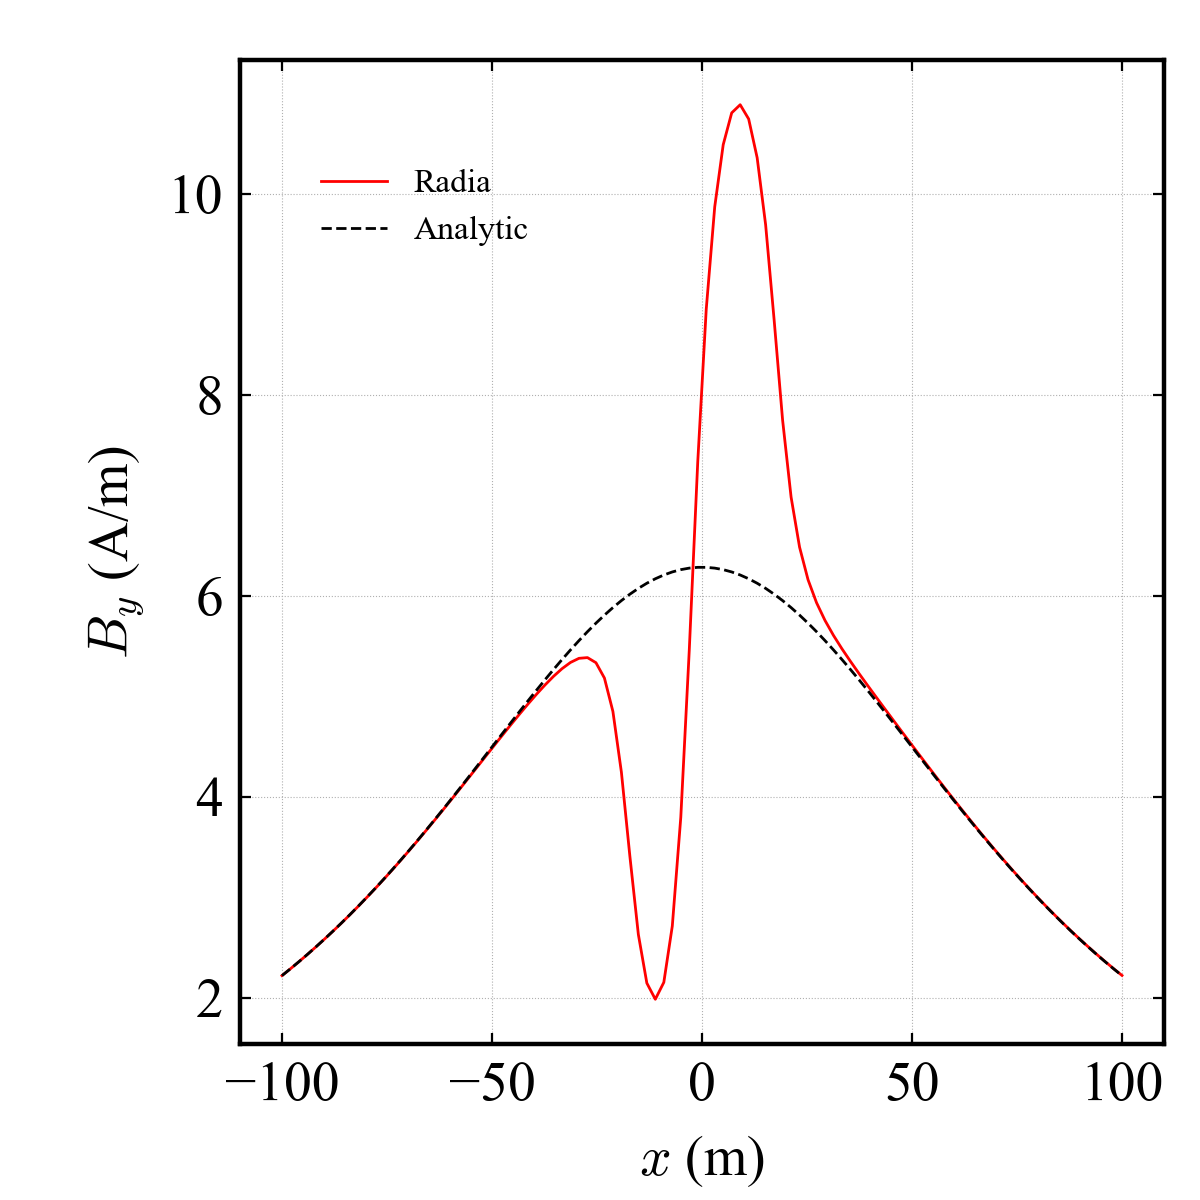

Reproduce this figure in Python.
import os, sys
import radia as rad
from numpy import *
os.system('taskkill.exe /f /im i_view64.exe')

p = []
p.append(rad.ObjArcCur([0,0,0], [95, 105], [0,2*pi], 10, 36, 1e6/10/10, "man"))
g1 = rad.ObjCnt(p)

##rad.TrfZerPara(g, [0,0,0], [1,0,0])
#rad.TrfZerPerp(g, [0,0,0], [1,0,0])
#rad.TrfZerPerp(g, [0,0,0], [0,1,0])
#rad.ObjDrwOpenGL(g)

M = [0,0,0]
g2 = rad.ObjRecMag( [0,0,0], [10,10,5], [0,0,1])
mat2 = rad.MatLin([1,1], [0, 0, 1])
rad.MatApl(g2, mat2)

g3 = []
z = arange(5, 20, 5)
for n in range(len(z)):
	g3.append(rad.ObjRecMag([0,0,z[n]],[10,10,5],[0,0,1]))

print(g3)

g3 = rad.ObjCnt(g3)

rad.TrfZerPerp(g3, [0,0,0], [0,0,1])

rad.ObjDrwAtr(g3, [0,1,1], 0.1)
mat3 = rad.MatLin([1,1], [0, 0, 1])
rad.MatApl(g3, mat3)

print(rad.UtiDmp(g2))
g = rad.ObjCnt([ g1, g2, g3])

print(g)
rad.ObjDrwOpenGL(g)

from my_module import *
exportGeometryToVTK(g, 'RADIA')

res = rad.Solve(g, 0.01, 1000, 4)
print(res)

x1 =    0
y1 =    0
z1 = -100
x2 =    0
y2 =    0
z2 =  100
np =  100
z = linspace(z1,z2,np);

import matplotlib.pyplot as plt
import matplotlib

matplotlib.rc('mathtext', **{'rm':'serif','it':'serif:italic','bf':'serif:bold','fontset':'cm'})

plt.figure(figsize=(3,3),dpi=400)
ax = plt.axes([0.20,0.13,0.77,0.82])


Bz = rad.FldLst(g,"Bz", [x1,y1,z1], [x2,y2,z2], int(np), "noarg")

ax.plot(z, Bz, 'r-', linewidth=0.5)

mu0 = 4*pi*1e-7*1e6
a = 0.1
I = 1
z = z/1000
Bz = mu0*I*a**2/2/(a**2+z**2)**(3/2)
ax.plot(z*1000, Bz, 'k--', linewidth=0.5)

#ax.set_xlim(-1.2,1.2)
#ax.set_ylim(-1.5,0.5)
ax.set_xlabel('${\\it x}$ (m)',fontname='times new roman')
ax.set_ylabel('${\\it B_y}$ (A/m)',fontname='times new roman')

ax.legend(['Radia', 'Analytic'], frameon=False, bbox_to_anchor=(0.20,0.85),loc='center',framealpha=0.0,fancybox='none',edgecolor='none',prop={"family":'Times New Roman',"size":6})
ax.xaxis.grid(True, which='major', linestyle=':', linewidth=0.2)
ax.xaxis.grid(True, which='minor', linestyle=':', linewidth=0.1)
ax.yaxis.grid(True, which='major', linestyle=':', linewidth=0.2)
ax.yaxis.grid(True, which='minor', linestyle=':', linewidth=0.1)

ax.tick_params(left=True, right=True, top=True, bottom=True, which="major", direction='in', length=2 ,width=0.4, pad=3)

plt.setp(ax.get_xticklabels(),fontname='times new roman')
plt.setp(ax.get_yticklabels(),fontname='times new roman')

FileName = os.path.basename(__file__).replace(".py",".png")
plt.savefig(FileName)
os.startfile(FileName)
